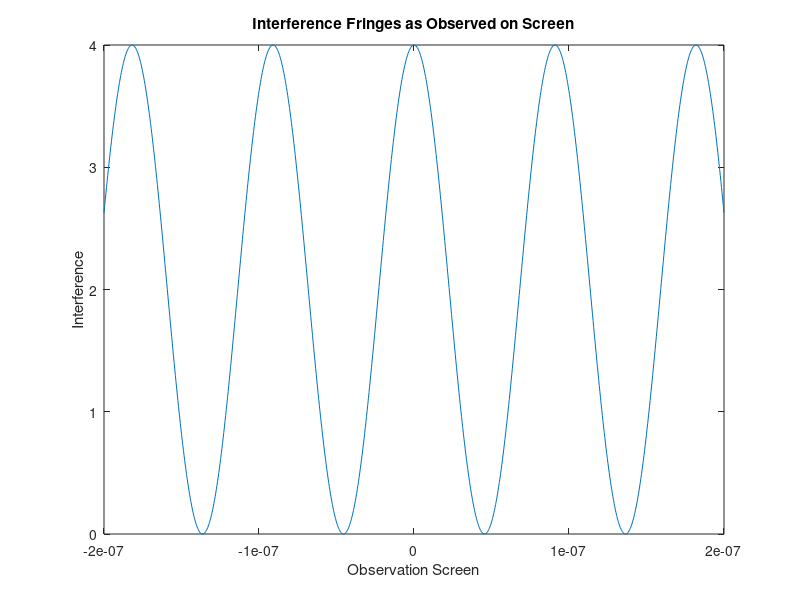

Reproduce this figure in MATLAB.
% A collimated electron beam with particle velocities v is incident upon a biphase
% electron prism as illustrated in Section II of the Tonomara paper (see Activities
% above). Using appropriate calculation and plotting software use the solution to the
% Schrodinger wave equation as outlined in Section II of the Tonomara paper using
% the parameters given and generate a plot of the probability distribution for
% electrons in the observation plane.

Va = 10; %V, given in apper
vz = 1.5e8; % c/2, given in paper
b = 5e-3; %m, given in paper
a = 0.5e-6; %m, given in paper
hbar = 1.05457182e-34;
q = 1.602e-19;

x = linspace(-2e-7,2e-7,1000);

kx = ((pi*q*Va)/(hbar*vz))/(log(b/a))
Probamp = 4.*cos(x.*kx).*cos(x.*kx);
 
plot (x,Probamp)
xlabel('Observation Screen')
ylabel('Interference')
title('Interference Fringes as Observed on Screen')